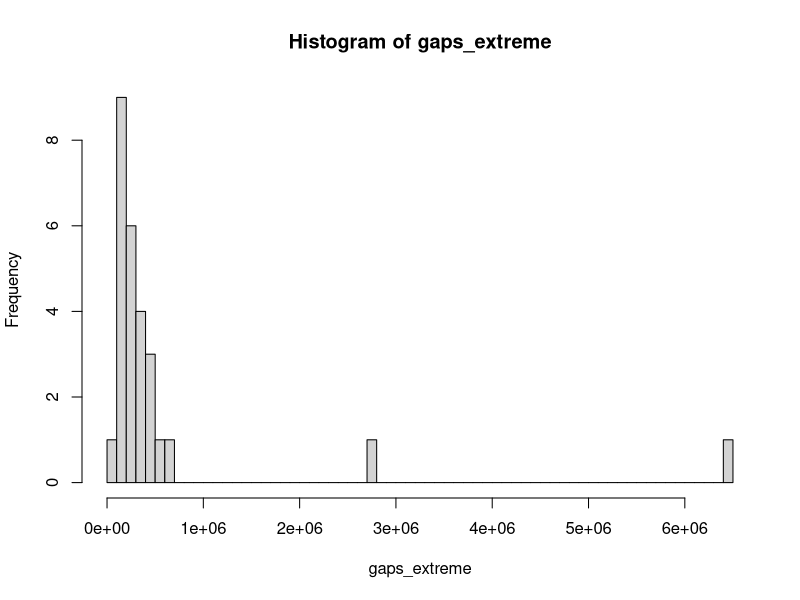
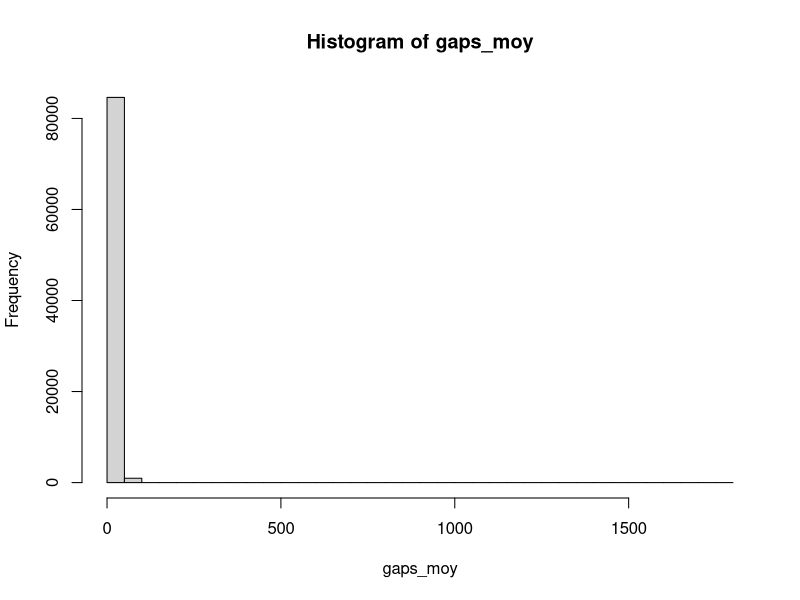
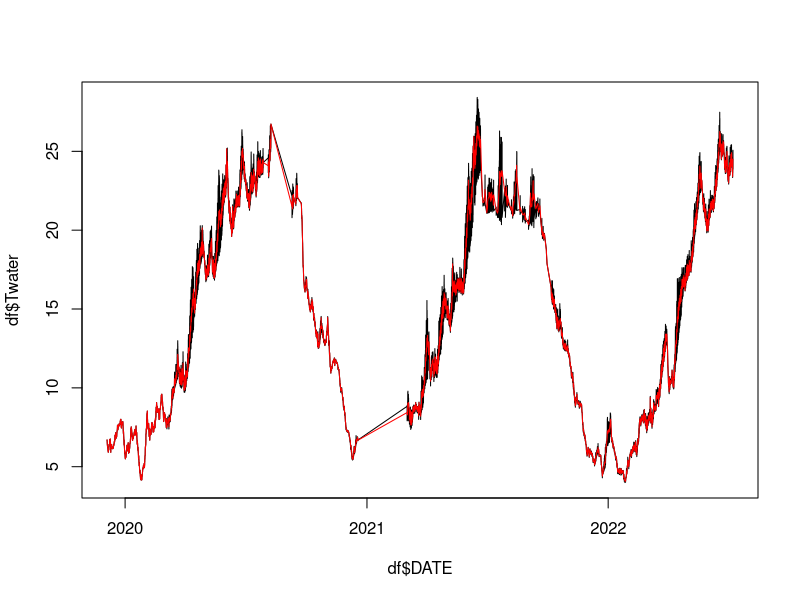
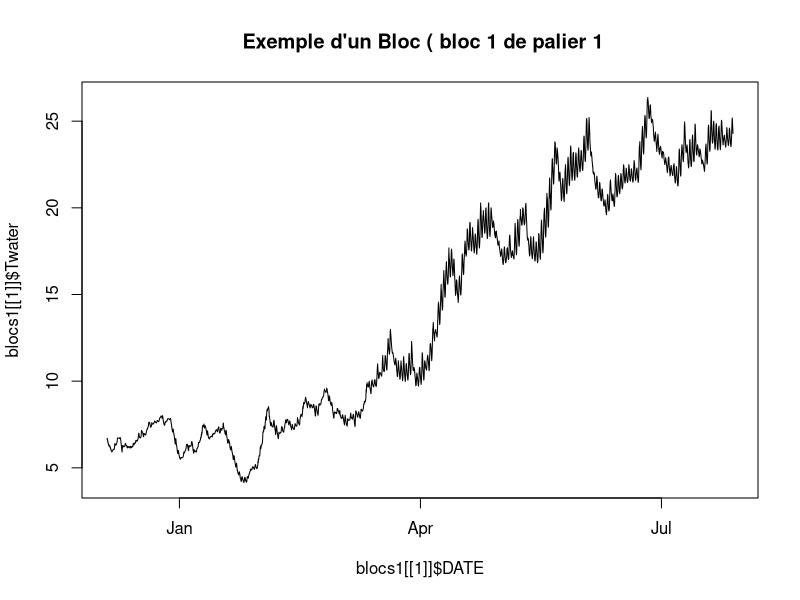
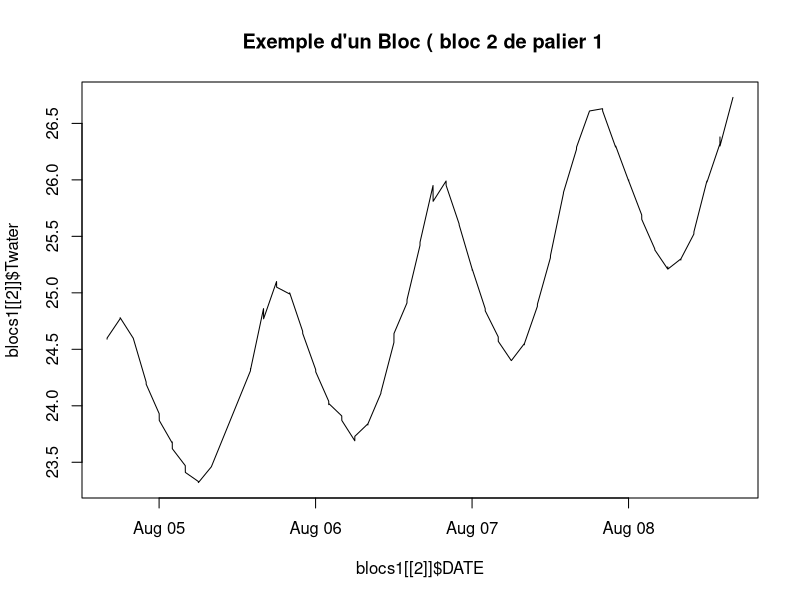
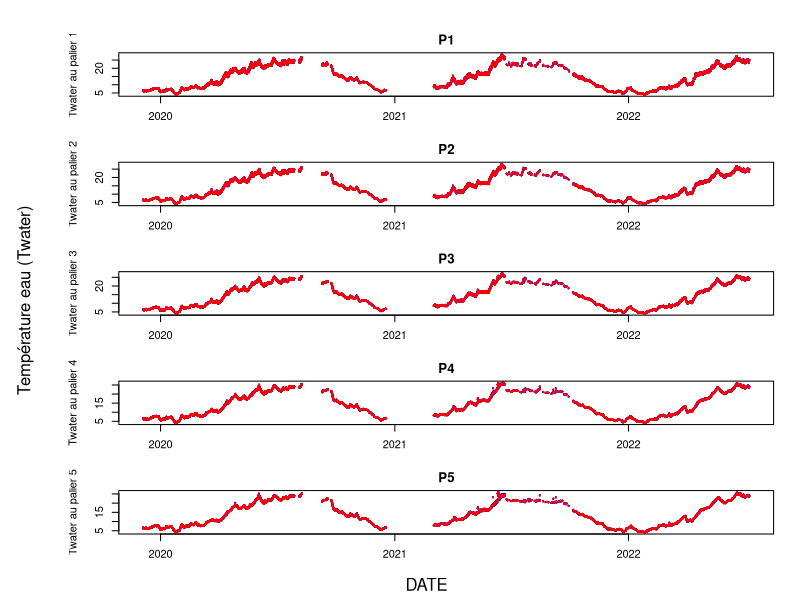
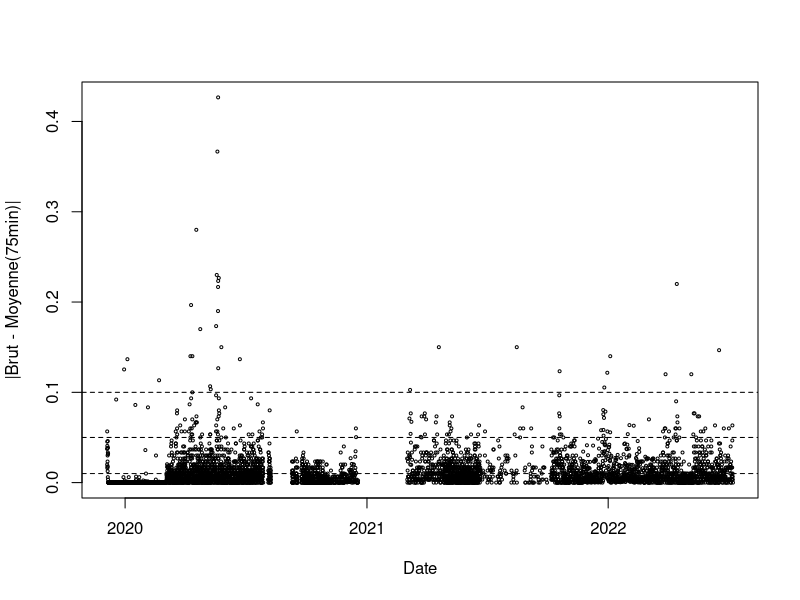
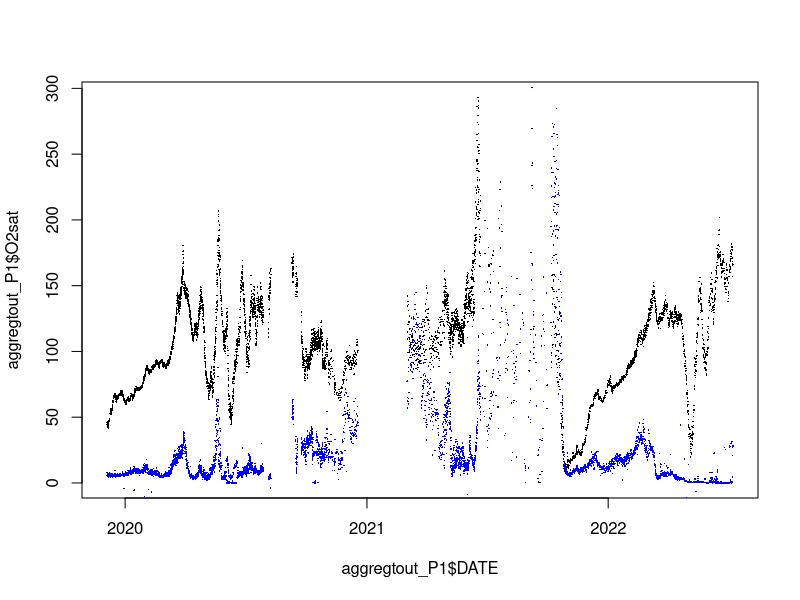

R code for these plots, in order:
## ---- chunk 1
df <- read.csv("data_lake_2.csv")
df$DATE <- as.POSIXct(df$DATE, format = "%Y-%m-%dT%H:%M:%S", tz = "UTC")
## ---- chunk 2
gaps <- as.numeric(diff(df$DATE))

gaps_extreme <- gaps[gaps>86400] # plus de 1j
hist(gaps_extreme,breaks=50)

gaps_moy <- gaps[gaps<=3600] # moins de 1h
hist(gaps_moy, breaks=50)
## ---- chunk 3
# On fragmente les données en bloc d'observations proches en date
temps <- as.numeric(df$DATE)
n <- length(temps)
gaps <- diff(temps)

blocs <- list()
k <- 0
j <- 0
for(i in 1:(n-1)){
  if(gaps[i] > 100000){
    k <- k+1
    blocs[[k]] <- df[(j+1):i,]

    j <- i
  }else{}
}
k <- k + 1
blocs[[k]] <- df[(j+1):n, ]
blocs[[1]]

## ---- chunk 4
# fonction qui aggrège les données en blocs de 1h15

reducbloc <- function(X, reduc = 75*60){

  X$DATE <- as.POSIXct(X$DATE, format="%Y-%m-%d %H:%M:%S", tz="UTC")
  X <- X[order(X$DATE), ]

  X$Twater <- as.numeric(X$Twater)
  X$O2sat  <- as.numeric(X$O2sat)
  X$Chltot <- as.numeric(X$Chltot)

  temps <- as.numeric(X$DATE)
  n <- nrow(X)

  out <- data.frame(DATE=as.POSIXct(character()), Twater=numeric(),
                    O2sat=numeric(), Chltot=numeric(), stringsAsFactors=FALSE)

  j <- 1
  t0 <- temps[1]
  k <- 0

  for(i in 1:n){
    if(temps[i] - t0 >= reduc){
      k <- k + 1
      out[k, "DATE"]   <- X$DATE[j]
      out[k, "Twater"] <- mean(X$Twater[j:(i-1)], na.rm=TRUE)
      out[k, "O2sat"]  <- mean(X$O2sat [j:(i-1)], na.rm=TRUE)
      out[k, "Chltot"] <- mean(X$Chltot[j:(i-1)], na.rm=TRUE)

      j <- i
      t0 <- temps[i]
    }
  }

  # dernier bloc
  k <- k + 1
  out[k, "DATE"]   <- X$DATE[j]
  out[k, "Twater"] <- mean(X$Twater[j:n], na.rm=TRUE)
  out[k, "O2sat"]  <- mean(X$O2sat [j:n], na.rm=TRUE)
  out[k, "Chltot"] <- mean(X$Chltot[j:n], na.rm=TRUE)

  out
}
## ---- chunk 5
agg_list <- list()

for(b in 1:length(blocs)){
  agg_list[[b]] <- reducbloc(blocs[[b]], reduc = 75*60)
}

df75 <- do.call(rbind, agg_list)

df75 <- df75[order(df75$DATE), ]

head(df75)
nrow(df75)
## ---- chunk 6
plot(df$DATE, df$Twater, type="l")
lines(df75$DATE, df75$Twater, type="l",col="red")
## ---- chunk 7
df <- read.csv("data_lake_2.csv")
df$DATE <- as.POSIXct(df$DATE, format = "%Y-%m-%dT%H:%M:%S", tz = "UTC")

P1 <- df[df$palier == 1,]
P2 <- df[df$palier == 2,]
P3 <- df[df$palier == 3,]
P4 <- df[df$palier == 4,]
P5 <- df[df$palier == 5,]
## ---- chunk 8
# On fragmente les données en bloc d'observations proches en date pour le palier 1

frag <- function(X, gap = 100000){
  X <- X[order(X$DATE),]
  t <- as.numeric(X$DATE)
  n <- length(t)
  if(n <= 1) return(list(X)) # on sait jamais

  gaps <- diff(t)

  blocs <- list()
  k <- 0
  j <- 0

  for(i in 1:(n-1)){
    if(gaps[i] > gap){
      k <- k + 1
      blocs[[k]] <- X[(j+1):i, , drop = FALSE]
      j <- i
    }
  }

  # dernier bloc
  k <- k + 1
  blocs[[k]] <- X[(j+1):n, , drop = FALSE]

  blocs
}

blocs1 <- frag(P1, gap = 100000)
blocs2 <- frag(P2, gap = 100000)
blocs3 <- frag(P3, gap = 100000)
blocs4 <- frag(P4, gap = 100000)
blocs5 <- frag(P5, gap = 100000)




plot(blocs1[[1]]$DATE, blocs1[[1]]$Twater, type="l",main = " Exemple d'un Bloc ( bloc 1 de palier 1")
plot(blocs1[[2]]$DATE, blocs1[[2]]$Twater, type="l",main = " Exemple d'un Bloc ( bloc 2 de palier 1")
## ---- chunk 9

aggregv2 <- function(X, temps = 75*60){
  X <- X[order(X$DATE), ]
  n <- nrow(X)

  out <- data.frame(DATE = as.POSIXct(character()),Twater = numeric(),O2sat  = numeric(),
    Chltot = numeric())

  i <- 1
  while(i <= n){
    j <- i
    # avancer j tant que on reste dans la fenêtre et dans les bornes
    while(j < n && as.numeric(difftime(X$DATE[j+1], X$DATE[i], units="secs")) < temps){
      j <- j + 1
    }

    out <- rbind(out, data.frame(
      DATE   = X$DATE[i],
      Twater = mean(X$Twater[i:j], na.rm = TRUE),
      O2sat  = mean(X$O2sat[i:j],  na.rm = TRUE),
      Chltot = mean(X$Chltot[i:j], na.rm = TRUE)
    ))

    i <- j + 1
  }

  out
}
## ---- chunk 10
# On applique la fonction à chaque fragment du jeu de données

aggregtout <- function(X, temps = 75*60){
  out_list <- lapply(X, aggregv2, temps = temps)
  out <- do.call(rbind, out_list)
  rownames(out) <- NULL
  out
}

aggregtout_P1 <- aggregtout(blocs1, temps = 75*60)
aggregtout_P2 <- aggregtout(blocs2, temps = 75*60)
aggregtout_P3 <- aggregtout(blocs3, temps = 75*60)
aggregtout_P4 <- aggregtout(blocs4, temps = 75*60)
aggregtout_P5 <- aggregtout(blocs5, temps = 75*60)
## ---- chunk 11
op <- par(mfrow=c(5,1), mar=c(3,4,2,1), oma=c(2,5,2,1))

plot(P1$DATE, P1$Twater, cex=0.2, xlab="", ylab="Twater au palier 1", main="P1",col="blue")
points(aggregtout_P1$DATE, aggregtout_P1$Twater, col="red", cex=0.2)

plot(P2$DATE, P2$Twater, cex=0.2, xlab="", ylab="Twater au palier 2", main="P2",col="blue")
points(aggregtout_P2$DATE, aggregtout_P2$Twater, col="red", cex=0.2)

plot(P3$DATE, P3$Twater, cex=0.2, xlab="", ylab="Twater au palier 3", main="P3",col="blue")
points(aggregtout_P3$DATE, aggregtout_P3$Twater, col="red", cex=0.2)

plot(P4$DATE, P4$Twater, cex=0.2, xlab="", ylab="Twater au palier 4", main="P4",col="blue")
points(aggregtout_P4$DATE, aggregtout_P4$Twater, col="red", cex=0.2)

plot(P5$DATE, P5$Twater, cex=0.2, xlab="Date", ylab="Twater au palier 5", main="P5",col="blue")
points(aggregtout_P5$DATE, aggregtout_P5$Twater, col="red", cex=0.2)

mtext("DATE", side=1, outer=TRUE, line=0.5)
mtext("Température eau (Twater)", side=2, outer=TRUE, line=2.5)

par(op)
## ---- chunk 12


idx <- match(aggregtout_P1$DATE, P1$DATE)
d <- P1$Twater[idx] - aggregtout_P1$Twater

summary(d)
summary(abs(d))

plot(aggregtout_P1$DATE, abs(d), type="p", cex=0.4,
     xlab="Date", ylab="|Brut - Moyenne(75min)|")
abline(h=c(0.01, 0.05, 0.1), lty=2)

## ---- chunk 13
EM <- function(X, max_iter=50, tol=1e-4, ridge=1e-6) {
  X <- as.matrix(X)
  n <- nrow(X)
  p <- ncol(X)
  miss <- is.na(X)

  #INITIALISATION
  Ximp <- X
  cm <- colMeans(X, na.rm=TRUE)
  for (j in 1:p){
    Ximp[miss[,j], j] <- cm[j]
  }

  mu <- colMeans(Ximp)
  S <- cov(Ximp) + ridge*diag(p)

  for (it in 1:max_iter) {
    mu0 <- mu; S0 <- S



    #ETAPE E
    for (i in 1:n) {
      mi <- miss[i, ]
      if (!any(mi)) next
      oi <- !mi

      Soo <- S[oi, oi, drop=FALSE] + ridge*diag(sum(oi))
      Sm_o <- S[mi, oi, drop=FALSE]

      x_o <- Ximp[i, oi]
      Ximp[i, mi] <- as.numeric(mu[mi] + Sm_o %*% solve(Soo) %*% (x_o - mu[oi]))
    }


    #ETAPE M
    mu <- colMeans(Ximp)
    S  <- cov(Ximp) + ridge*diag(p)

    dmu <- norm(mu - mu0, "2") / (norm(mu0, "2") + 1e-12)
    dS  <- norm(S - S0,  "F") / (norm(S0,  "F") + 1e-12)
    if (max(dmu, dS) < tol) break
  }

  list(X_imp = Ximp, mu = mu, Sigma = S, n_iter = it)
}
## ---- chunk 14
P1EM <- as.data.frame(EM(aggregtout_P1[,2:4])$X_imp)
P1EM$DATE <- aggregtout_P1$DATE

P2EM <-  as.data.frame(EM(aggregtout_P2[,2:4])$X_imp)
P2EM$DATE <- aggregtout_P2$DATE

P3EM <-  as.data.frame(EM(aggregtout_P3[,2:4])$X_imp)
P3EM$DATE <- aggregtout_P3$DATE

P4EM <-  as.data.frame(EM(aggregtout_P4[,2:4])$X_imp)
P4EM$DATE <- aggregtout_P4$DATE

P5EM <-  as.data.frame(EM(aggregtout_P5[,2:4])$X_imp)
P5EM$DATE <- aggregtout_P5$DATE
## ---- chunk 15
plot(aggregtout_P1$DATE, aggregtout_P1$O2sat, type="p", pch=16, cex=0.2)
points(P1EM$DATE, P1EM$O2sat , type="p", pch=16, cex=0.2)
points(P1EM$DATE, P1EM$Chltot , type="p", pch=16, cex=0.2,col="blue")

plot(aggregtout_P2$DATE, aggregtout_P2$O2sat, type="p", pch=16, cex=0.2)
points(P2EM$DATE, P2EM$O2sat , type="p", pch=16, cex=0.2)
points(P2EM$DATE, P2EM$Chltot , type="p", pch=16, cex=0.2,col="blue")

plot(aggregtout_P3$DATE, aggregtout_P3$O2sat, type="p", pch=16, cex=0.2)
points(P3EM$DATE, P3EM$O2sat , type="p", pch=16, cex=0.2)
points(P3EM$DATE, P3EM$Chltot , type="p", pch=16, cex=0.2,col="blue")

plot(aggregtout_P4$DATE, aggregtout_P4$O2sat, type="p", pch=16, cex=0.2)
points(P4EM$DATE, P4EM$O2sat , type="p", pch=16, cex=0.2)
points(P4EM$DATE, P4EM$Chltot , type="p", pch=16, cex=0.2,col="blue")

plot(aggregtout_P5$DATE, aggregtout_P5$O2sat, type="p", pch=16, cex=0.2)
points(P5EM$DATE, P5EM$O2sat , type="p", pch=16, cex=0.2)
points(P5EM$DATE, P5EM$Chltot , type="p", pch=16, cex=0.2,col="blue")
## ---- chunk 16
library(dplyr)

P1EM$palier <- 1
P2EM$palier <- 2
P3EM$palier <- 3
P4EM$palier <- 4
P5EM$palier <- 5

data <- bind_rows(P1EM, P2EM, P3EM, P4EM, P5EM) %>%
  mutate(palier = factor(palier))
## ---- chunk 17
library(ggplot2)


ggplot(data, aes(x = palier, y = Twater, fill = palier)) +
  geom_boxplot() +
  labs(x="Palier", y="Twater") +
  theme_minimal()

ggplot(data, aes(x = palier, y = Twater, fill = palier)) +
  geom_boxplot() +
  labs(x="Palier", y="O2sat") +
  theme_minimal()

ggplot(data, aes(x = palier, y = Twater, fill = palier)) +
  geom_boxplot() +
  labs(x="Palier", y="Chltot") +
  theme_minimal()

## ---- chunk 18
library(tidyr)

vol <- data %>%
  arrange(palier, DATE) %>%
  group_by(palier) %>%
  mutate(dTwater = abs(Twater - lag(Twater)),
         dO2sat  = abs(O2sat  - lag(O2sat)),
         dChltot = abs(Chltot - lag(Chltot))) %>%
  ungroup() %>%
  pivot_longer(cols = c(dTwater, dO2sat, dChltot),
               names_to = "variable",
               values_to = "abs_delta") %>%
  filter(is.finite(abs_delta)) %>%
  mutate(variable = recode(variable,
                           dTwater="Twater",
                           dO2sat="O2sat",
                           dChltot="Chltot"))

ggplot(vol, aes(x = palier, y = abs_delta, fill = palier)) +
  geom_boxplot(outlier.alpha = 0.2) +
  facet_wrap(~variable, scales = "free_y") +
  theme_minimal() +
  guides(fill = "none") +
  labs(x="Palier", y="|Δ| (variation entre 2 instants)")


## ---- chunk 19
EM=function(data, K=3, max_iter=100, tol=1e-6){
  ts=data[!is.na(data)]
  n=length(ts)

  mu_k=as.numeric(quantile(ts,probs=seq(0.25, 0.75, length.out=K)))
  sigma_k=rep(sd(ts), K)
  eps_k=rep(1/K, K)

  loglik_old=-Inf

  for (iter in 1:max_iter){

    # Etape E
    dens=sapply(1:K, function(k)
      eps_k[k]*dnorm(ts, mu_k[k], sigma_k[k])
    )

    dens_sum=rowSums(dens)
    dens_sum[dens_sum<tol]=tol

    gamma=dens/dens_sum

    # Etape M
    N_k=colSums(gamma)

    eps_k=N_k/n
    mu_k=colSums(gamma*matrix(ts,n,K))/N_k
    sigma_k=sqrt(colSums(gamma*sweep(matrix(ts,n,K), 2, mu_k, FUN="-")^2)/N_k)

    sigma_k[sigma_k<tol]=tol

    loglik=sum(log(dens_sum))

    if (abs(loglik - loglik_old)<tol) break
    loglik_old=loglik
  }

  list(eps=eps_k, mu=mu_k, sigma=sigma_k, loglik=loglik)
}
## ---- chunk 20
param=function(x){
  list(EM(x$Twater),EM(x$O2sat),EM(x$Chltot))
}
## ---- chunk 21
dens=function(x,param){
  d=c()
  l=length(x)
  for (i in 1:l){
    s=c()
    for (j in 1:3){
      s=c(s,param$eps[j]*dnorm(x[i],param$mu[j],param$sigma[j]))
    }
    d=c(d,sum(s))
  }
  return(d)
}
## ---- chunk 22
clean=function(x,d,seuil=0.01){
  l=length(x)
  clean=rep(NA,l)
  for (i in 1:l){
    if (!is.na(d[i]) && d[i] >= seuil){
      clean[i]=x[i]
    }
  }
  return(clean)
}
## ---- chunk 23
EM_for_na <- function(X, max_iter=50, tol=1e-4, ridge=1e-6) {
  X <- as.matrix(X)
  n <- nrow(X)
  p <- ncol(X)
  miss <- is.na(X)

  #INITIALISATION
  Ximp <- X
  cm <- colMeans(X, na.rm=TRUE)
  for (j in 1:p){
    Ximp[miss[,j], j] <- cm[j]
  }

  mu <- colMeans(Ximp)
  S <- cov(Ximp) + ridge*diag(p)

  for (it in 1:max_iter) {
    mu0 <- mu; S0 <- S



    #ETAPE E
    for (i in 1:n) {
      mi <- miss[i, ]
      if (!any(mi) || all(mi)) next
      oi <- !mi

      Soo <- S[oi, oi, drop=FALSE] + ridge*diag(sum(oi))
      Sm_o <- S[mi, oi, drop=FALSE]

      x_o <- Ximp[i, oi]
      Ximp[i, mi] <- as.numeric(mu[mi] + Sm_o %*% solve(Soo) %*% (x_o - mu[oi]))
    }


    #ETAPE M
    mu <- colMeans(Ximp)
    S  <- cov(Ximp) + ridge*diag(p)

    dmu <- norm(mu - mu0, "2") / max(norm(mu0, "2"), 1e-12)
    dS  <- norm(S - S0,  "F") / max(norm(S0, "F"), 1e-12)
    crit <- max(dmu, dS)
    if (!is.na(crit) && crit < tol) break
  }

  list(X_imp = Ximp, mu = mu, Sigma = S, n_iter = it)
}
## ---- chunk 24
aggreg_list=list(aggregtout_P1,aggregtout_P2,aggregtout_P3,aggregtout_P4,aggregtout_P5)

traitement=function(i){
  x=aggreg_list[[i]]
  parametres=param(x)
  d=list(dens(x$Twater,parametres[[1]]),dens(x$O2sat,parametres[[2]]),dens(x$Chltot,parametres[[3]]))
  cleaned_data=list(clean(x=x$Twater,d=d[[1]]),clean(x=x$O2sat,d=d[[2]]),clean(x=x$Chltot,d=d[[3]]))
  #cleaned_data=EM_for_na(as.data.frame(cleaned_data))
  #cleaned_data=data.frame(DATE=x$DATE,cleaned_data)
  return(cleaned_data)
}
## ---- chunk 25
test=traitement(1)
## ---- chunk 26
plot(aggregtout_P1$DATE,test[[1]])
